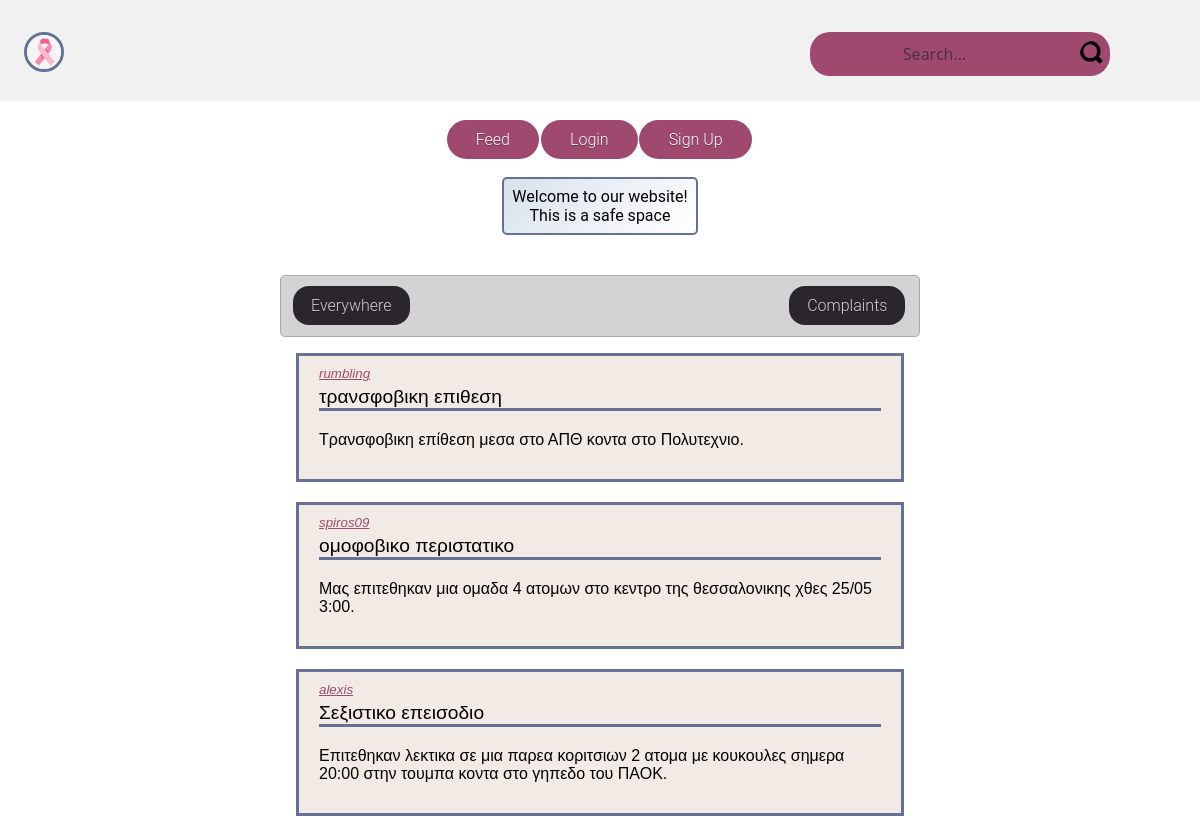
Page /?pvbcontent=Complaints on the committed database.
### tables this page shows
CREATE TABLE `complaints` (
  `ID` int(10) UNSIGNED NOT NULL,
  `TITLE` varchar(30) NOT NULL,
  `USERNAME` varchar(20) DEFAULT NULL,
  `CONTENT` varchar(1000) DEFAULT NULL,
  `REGION` varchar(50) NOT NULL,
  `DATE` datetime NOT NULL
);

### complaint.php (the view)
<?php
echo
"<div class=\"post\">
    <div class=\"postUser\">
        <a class=\"postUserLink\" href=\"profilepage.php?user=".$usertext."\">
            ".$usertext."
        </a>
    </div>
    <div class=\"postTitle\">
        <a>".$titletext."</a>
    </div>
    <div class=\"postBody\">
        <a>
            ".$bodytext."
        </a>
    </div>
    <div class=\"postButtons\">
    </div>
</div>";
?>

### langing-page.php (shortened to what this page needs)
<!DOCTYPE html>
<html>
    <head>
        <link rel="stylesheet" href="./landing-page.css">
        <link rel="stylesheet" href="./post.css">
        <link rel="stylesheet" href="./post-navigation-bar.css">
    </head>
    <body>
        <div class="landing-page-header">
            <div class="wrapper">
                <a href="feed.php"><li class="bn1">Feed</li></a>
                <?php
                    if(!isset($_COOKIE["user"])) {
                        echo "<a href=\"./login.php\"><li class=\"bn1\">Login</li></a>";
                        echo "<a href=\"CreateAccount_C.php\"><li class=\"bn1\">Sign Up</li></a>";
                    } else {
                        echo "<a href=\"makeSubmission.php\"><li class=\"bn1\">Submission</li></a>";
                    }
                ?>
            </div>
            <div class="text">
                <p id="welcomeText"></p>
            </div>
        </div>
        <div class="posts">
            <div class="PVB">
                <?php include "post-navigation-bar.php"?>
            </div>
            <div class="postL" id="postList">
            <?php
                    $conn = @mysqli_connect("localhost", "NotLoginUsers", "NLogUsSHC");
                    if(isset($_GET["pvbcontent"])) {
                        $pvbcontent = $_GET["pvbcontent"];
                    } else {
                        $pvbcontent = "All";
                    }
                    if(isset($_GET["pvbregion"])) {
                        $pvbregion = $_GET["pvbregion"];
                    } else {
                        $pvbregion = "Everywhere";
                    }
                    if(strcmp($pvbcontent, "All") == 0) {
                        if(strcmp($pvbregion, "Everywhere") == 0) {
                            $sqlQuery = "SELECT id, username, title, content, date, null as region
                            FROM articles
                            UNION
                            SELECT null as id, username, title, content, date, region
                            FROM complaints
                            ORDER BY date DESC
                            LIMIT 3";
                        } else {
                            $sqlQuery = "SELECT id, username, title, content, date, null as region
                            FROM articles
                            UNION
                            SELECT null as id, username, title, content, date, region
                            FROM complaints
                            WHERE region LIKE \"".$pvbregion."\"
                            ORDER BY date DESC
                            LIMIT 3";
                        }
                        $results = mysqli_query($conn, $sqlQuery) or die(mysqli_error($conn));
                        while($row = mysqli_fetch_array($results)) {
                            if($row["region"]) {
                                $usertext = $row["username"];
                                $titletext = $row["title"];
                                $bodytext = $row["content"];
                                include("complaint.php");
                            } else {
                                $usertext = $row["username"];
                                $titletext = $row["title"];
                                $bodytext = $row["content"];
                                $postid = $row["id"];
                                include("post.php");
                            }
                        }
                    } else if(strcmp($pvbcontent, "Complaints") == 0) {
                        if(strcmp($pvbregion, "Everywhere") == 0) {
                            $sqlQuery = "SELECT * FROM complaints ORDER BY complaints.date DESC LIMIT 3";
                        } else {
                            $sqlQuery = "SELECT * FROM complaints WHERE region LIKE \"".$pvbregion."\"  ORDER BY DESC complaints.date LIMIT 3";
                        }
                        $results = mysqli_query($conn, $sqlQuery);
                        while($row = mysqli_fetch_array($results)) {
                            $usertext = $row["USERNAME"];
                            $titletext = $row["TITLE"];
                            $bodytext = $row["CONTENT"];
                            include("complaint.php");
                        }
                    }
                ?>
            </div>
        </div>
    </body>
</html>

### header.css (style rules this page uses)
* { box-sizing: border-box; }
body { margin: 0; font-family: Arial, Helvetica, sans-serif; }
.bn1 { display: inline-block; padding: 0.5em 1.7em; margin: 0 0.1em 0.1em 0; border: 0.16em solid rgba(255, 255, 255, 0); background-color: #9f496e; border-radius: 2em; box-sizing: border-box; text-decoration: none; font-family: "Roboto", sans-serif; font-weight: 300; color: #ffffff; text-shadow: 0 0.04em 0.04em rgba(0, 0, 0, 0.35); text-align: center; transition: all 0.2s; cursor: pointer; }
::placeholder { color: #2b262d; opacity: 0.7; }

### landing-page.css (style rules this page uses)
.landing-page-header { margin-top: 1.2em; margin-bottom: 1.5em; display: grid; height: 100%; width: 100%; font-family: "Roboto", sans-serif; place-items: center; }
.wrapper { display: inline-flex; list-style: none; }
.text p { border: 2px solid #647295; padding: .5em; text-align: center; background: linear-gradient(315deg, #ffffff, #d7e1ec); border-radius: 5px; }
.posts { box-sizing: border-box; display: flex; flex-direction: column; justify-content: center; width: 640px; margin-left: auto; margin-right: auto; }
.PVB { display: flex; flex-direction: column; justify-content: center; width: 640px; margin-left: auto; margin-right: auto; height: fit-content; }
.postL { display: flex; flex-direction: column; gap: 20px; }

### post.css (style rules this page uses)
.post { align-self: center; background-color: #f2ebe5; border: solid #647295; width: 95%; height: auto; padding: 10px 20px 10px 20px; }
.postUser { padding-bottom: 5px; font-size: smaller; font-style: italic; }
.postUserLink { color:#9f496e; }
.postTitle { font-size: larger; border-style: solid; border-color: #647295; border-top: hidden; border-left: hidden; border-right: hidden; }
.postBody { padding-top: 20px; padding-bottom: 20px }

### rows in the picture
complaints: USERNAME "rumbling", TITLE "τρανσφοβικη επιθεση", CONTENT "Τρανσφοβικη επίθεση μεσα στο ΑΠΘ κοντα στο Πολυτεχνιο."
complaints: USERNAME "spiros09", TITLE "ομοφοβικο περιστατικο", CONTENT "Μας επιτεθηκαν μια ομαδα 4 ατομων στο κεντρο της θεσσαλονικης χθες 25/05 3:00."
complaints: USERNAME "alexis", TITLE "Σεξιστικο επεισοδιο", CONTENT "Επιτεθηκαν λεκτικα σε μια παρεα κοριτσιων 2 ατομα με κουκουλες σημερα 20:00 στην τουμπα κοντα στο γηπεδο του ΠΑΟΚ."

### other values in the picture
$_GET["pvbcontent"] "Complaints"
